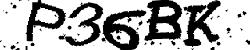
#> input picture dataset/captcha.jpg, 250 x 50 px
$ python dialate_erode.py
#> lines starting #> are read from the running program, lines starting #| are printed output that depends on the picture; after the words box and inside, x2 and y2 are one past the last pixel; in counts of white or black regions, pixels touching at a corner belong together
import cv2
import numpy as np

fpath = 'dataset/captcha.jpg'
img = cv2.imread(fpath, 0)
#> img is the input picture: shape (50, 250); min 0, max 255, mean 173.3
img = cv2.threshold(img, 127, 255, cv2.THRESH_BINARY)[1]
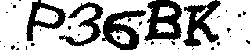
#> img: shape (50, 250); 68.6% white; 42 black regions (37 under 20 px), largest, box (x1, y1, x2, y2) and area: (144, 0, 182, 41) 918, (102, 10, 146, 50) 850, (183, 0, 221, 47) 792, (59, 2, 103, 46) 602, (26, 0, 66, 41) 578

kernel = np.ones((3, 3), np.uint8)

img_erosion = cv2.erode(img, kernel, iterations=1)
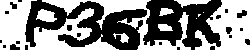
#> img_erosion: shape (50, 250); 52.9% white; 22 black regions (14 under 20 px), largest, box (x1, y1, x2, y2) and area: (25, 0, 147, 50) 3062, (143, 0, 222, 50) 2447, (237, 10, 247, 18) 52
img_dilation = cv2.dilate(img, kernel, iterations=1)
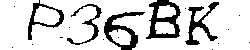
#> img_dilation: shape (50, 250); 82.4% white; 18 black regions (13 under 20 px), largest, box (x1, y1, x2, y2) and area: (146, 0, 181, 39) 608, (104, 12, 145, 50) 534, (185, 2, 219, 45) 457, (28, 0, 64, 40) 319, (67, 4, 102, 45) 270

# cv2.imshow('Original',img)
# cv2.imshow('Eroded',img_erosion)
# cv2.imshow('Dilated',img_dilation)

cv2.imwrite('output/captcha-eroded.jpg', img_erosion)
cv2.imwrite('output/captcha-dilated.jpg', img_dilation)

$ run again, with dataset/fingerprint.jpg copied over dataset/captcha.jpg
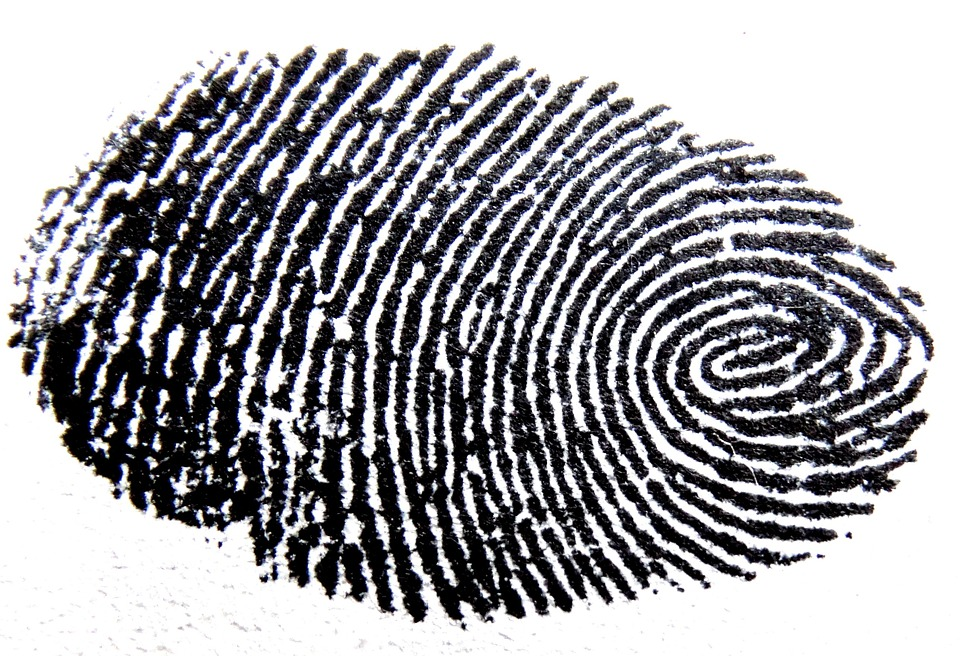
#> input picture dataset/fingerprint.jpg, 960 x 656 px
#> `img = cv2.threshold(img, 127, 255, cv2.THRESH_BINARY)[1]`:
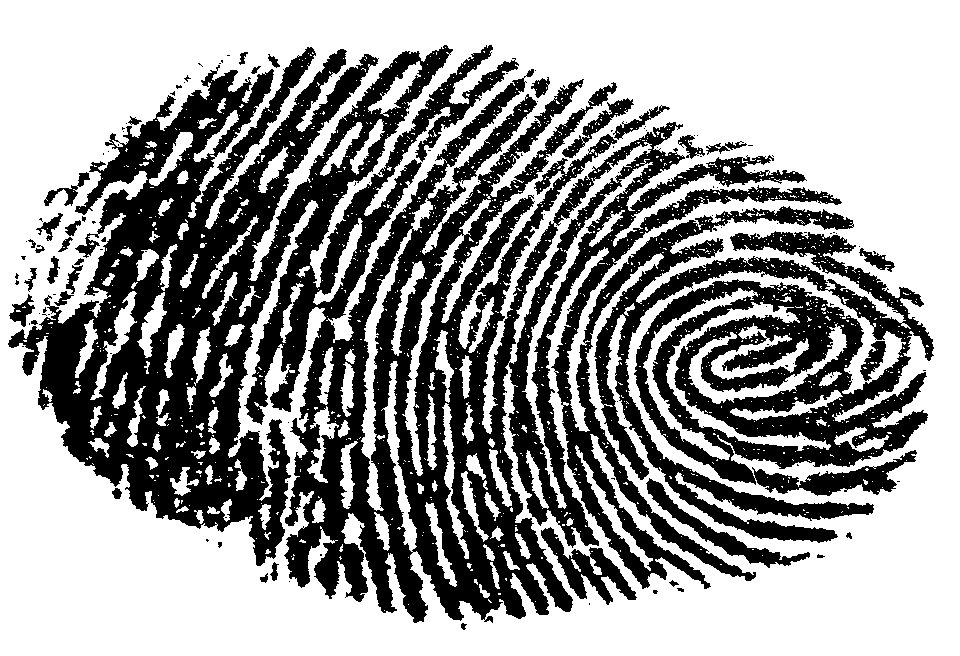
#> img: shape (656, 960); 60.9% white; 143 black regions (108 under 20 px), largest, box (x1, y1, x2, y2) and area: (8, 45, 934, 623) 235799, (541, 527, 637, 605) 2357, (646, 478, 810, 568) 2192
#> img_erosion: shape (656, 960); 51% white; 24 black regions (6 under 20 px), largest, box (x1, y1, x2, y2) and area: (7, 44, 935, 631) 306198, (858, 245, 896, 273) 522, (35, 212, 64, 242) 419
#> `img_dilation = cv2.dilate(img, kernel, iterations=1)`:
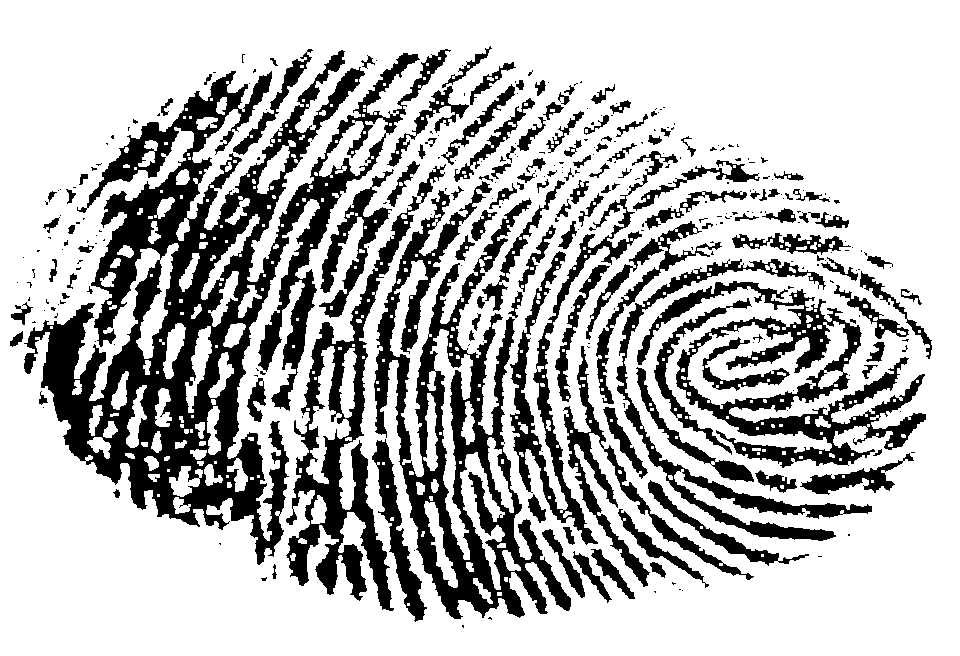
#> img_dilation: shape (656, 960); 72.9% white; 333 black regions (208 under 20 px), largest, box (x1, y1, x2, y2) and area: (24, 49, 451, 565) 59252, (374, 181, 571, 619) 24772, (637, 281, 926, 468) 13950
